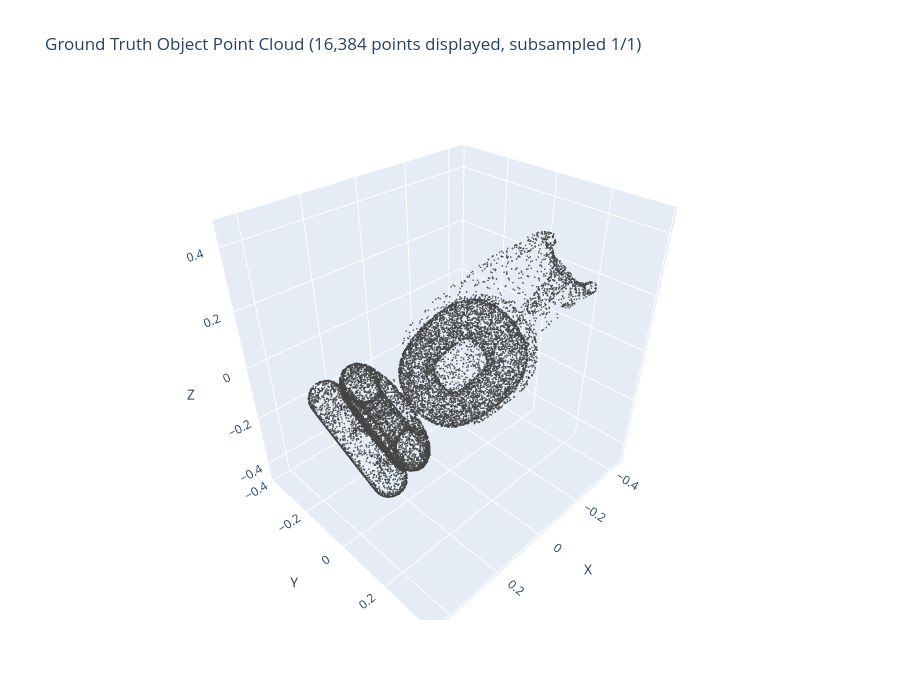

The notebook cell saved with this chart:
### Markdown cell above
#### Step 14: 多視角 Voting — 把 2D Heatmap 投回原始 3D 點雲

### Code cell
# # 載入 xyzc.npy
# npy_files = glob.glob(pc_path)
# assert len(npy_files) > 0, f'No xyzc.npy found in {pc_path}'
# npy_path = npy_files[0]
# # print(f'Loading GT point cloud: {npy_path}')

# gt_data = np.load(npy_path)
# # print(f'  GT shape: {gt_data.shape}')

# # 前 3 欄 = xyz, 後面的欄位是 affordance heatmap (不使用)
# gt_points = gt_data[:, :3].astype(np.float32)
# gt_colors = np.ones((len(gt_points), 3), dtype=np.float32) * 0.7  # 灰色 placeholder

# gt_points = gt_points[:, [0, 2, 1]]  # 先交換 Y 和 Z
# gt_points[:, 1] *= -1                 # 只翻轉新的 Y

# # print(f'  GT bounds:            min={gt_points.min(axis=0)}, max={gt_points.max(axis=0)}')
# # print(f'  Reconstructed bounds: min={all_points.min(axis=0)}, max={all_points.max(axis=0)}')

# # Plotly: 以 affordance score 為顏色
# fig = go.Figure()

# fig.add_trace(go.Scatter3d(
#     x=gt_points[:, 0],
#     y=gt_points[:, 1],
#     z=gt_points[:, 2],
#     mode='markers',
#     marker=dict(
#         size=1,
#         color=gt_colors,
#         # colorscale='Jet',
#         cmin=0, cmax=1,
#         # colorbar=dict(title='Affordance<br>Score'),
#         opacity=0.8,
#     ),
#     # text=[f'score={s:.3f}, views={c}' for s, c in zip(gt_colors, counts_sub)],
#     hoverinfo='text',
#     name='3D Affordance'
# ))

# fig.update_layout(
#     title=f'Ground Truth Object Point Cloud ({len(gt_points):,} points displayed, subsampled 1/{1})',
#     scene=dict(aspectmode='data', xaxis_title='X', yaxis_title='Y', zaxis_title='Z'),
#     width=900, height=700
# )

# fig.show()

### Figure 1 — Plotly figure (JSON) as saved in the notebook; plotly's stock layout.template omitted (floating-point values rounded to 4 significant figures; data arrays with more than 128 entries replaced by an {"elided": "..."} marker saying what was removed)
{"data": [{"hoverinfo": "text", "marker": {"cmax": 1, "cmin": 0, "color": {"elided": "16384x3 float values"}, "opacity": 0.8, "size": 1}, "mode": "markers", "name": "3D Affordance", "type": "scatter3d", "x": {"elided": "16384 float values"}, "y": {"elided": "16384 float values"}, "z": {"elided": "16384 float values"}}], "layout": {"height": 700, "scene": {"aspectmode": "data", "xaxis": {"title": {"text": "X"}}, "yaxis": {"title": {"text": "Y"}}, "zaxis": {"title": {"text": "Z"}}}, "title": {"text": "Ground Truth Object Point Cloud (16,384 points displayed, subsampled 1/1)"}, "width": 900}}
